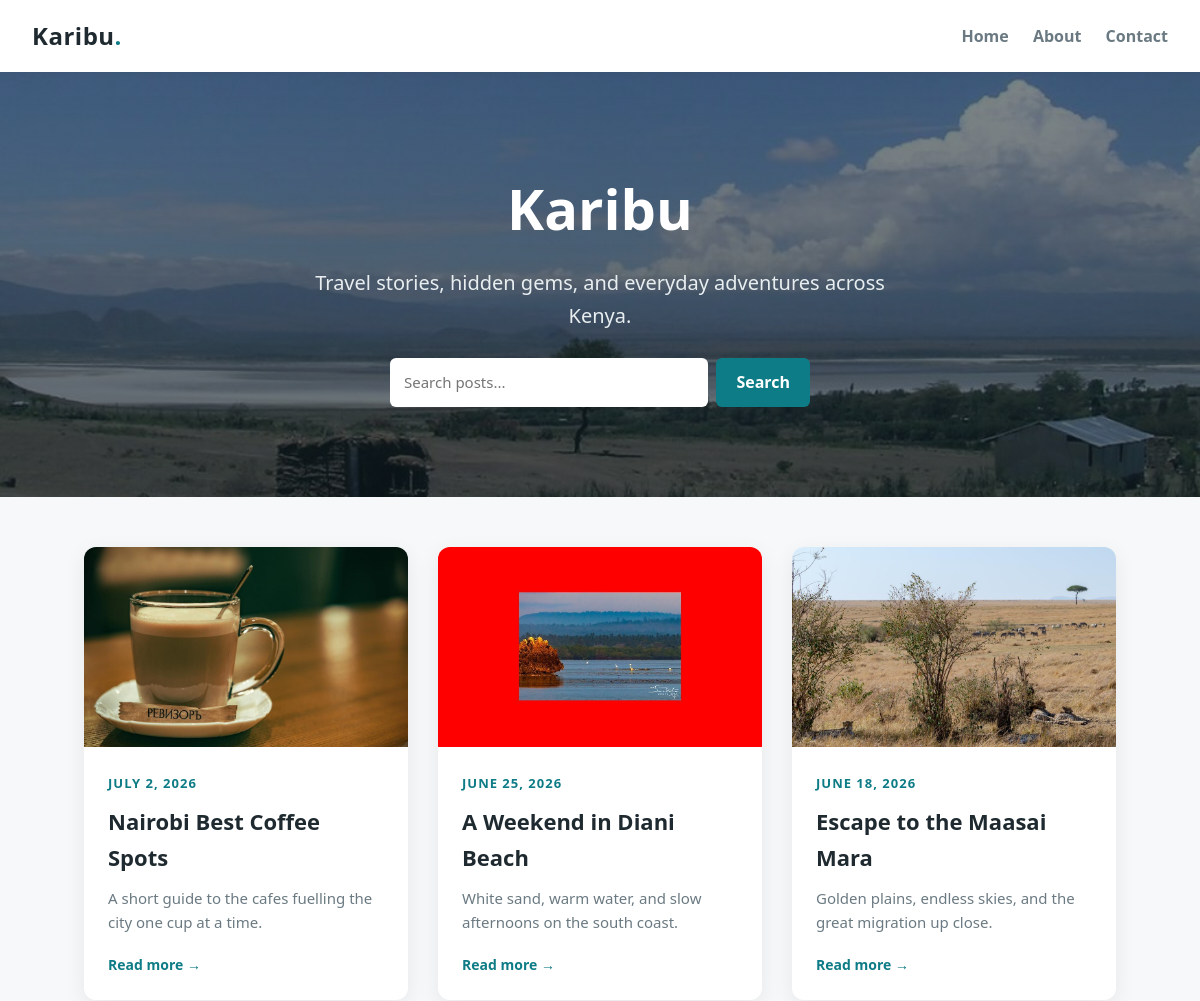
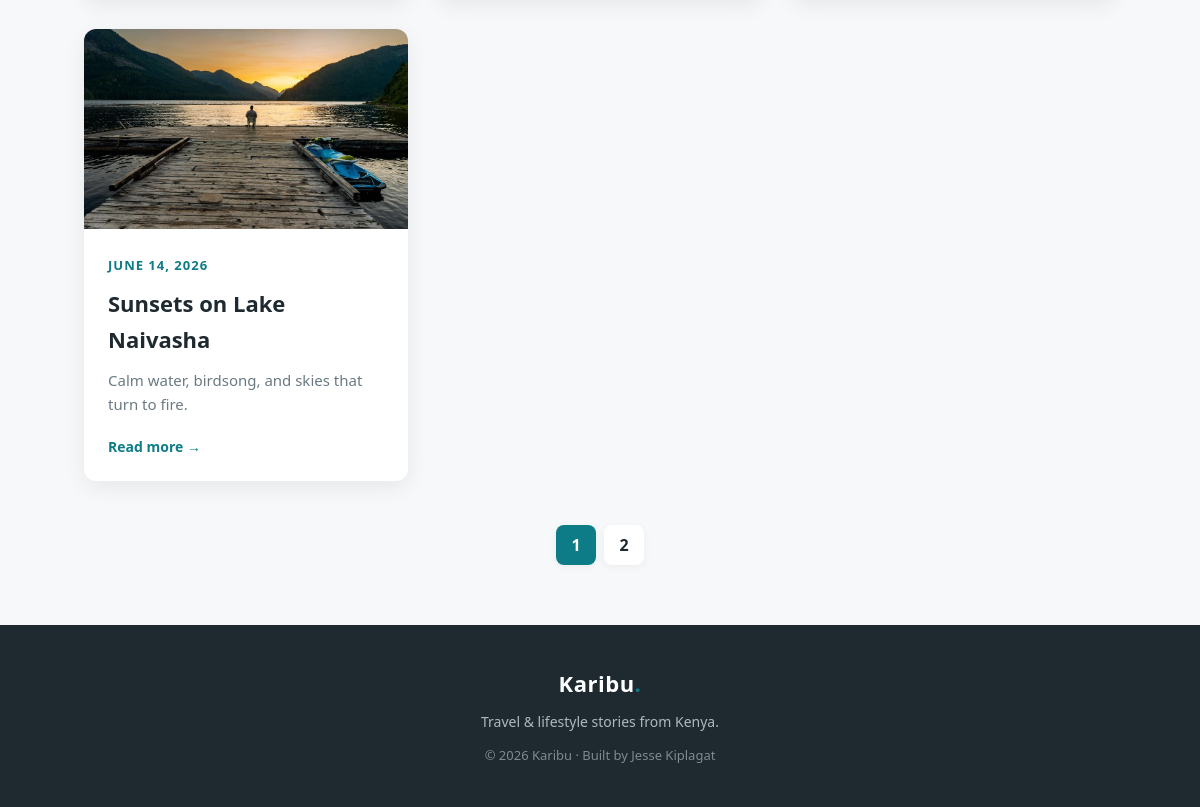
The page / on the database its author committed (2 pictures, top to bottom).
### tables this page shows
CREATE TABLE IF NOT EXISTS posts (
  id INT AUTO_INCREMENT PRIMARY KEY,
  title VARCHAR(200) NOT NULL,
  slug VARCHAR(220) NOT NULL,
  excerpt VARCHAR(300) NOT NULL,
  body TEXT NOT NULL,
  image VARCHAR(120) NOT NULL,
  created_at DATETIME NOT NULL DEFAULT CURRENT_TIMESTAMP
);

### index.php (the view, shortened to what this page needs)
<?php
require __DIR__ . '/includes/db.php';
$q = trim($_GET['q'] ?? '');
$perPage = 4;
$page = max(1, (int) ($_GET['page'] ?? 1));
$offset = ($page - 1) * $perPage;
if ($q !== '') {
    $like = '%' . $q . '%';
    $countStmt = $pdo->prepare('SELECT COUNT(*) FROM posts WHERE title LIKE ? OR excerpt LIKE ? OR body LIKE ?');
    $countStmt->execute([$like, $like, $like]);
    $total = (int) $countStmt->fetchColumn();
    $stmt = $pdo->prepare('SELECT * FROM posts WHERE title LIKE ? OR excerpt LIKE ? OR body LIKE ? ORDER BY created_at DESC LIMIT ? OFFSET ?');
    $stmt->bindValue(1, $like);
    $stmt->bindValue(2, $like);
    $stmt->bindValue(3, $like);
    $stmt->bindValue(4, $perPage, PDO::PARAM_INT);
    $stmt->bindValue(5, $offset, PDO::PARAM_INT);
    $stmt->execute();
    $posts = $stmt->fetchAll();
} else {
    $total = (int) $pdo->query('SELECT COUNT(*) FROM posts')->fetchColumn();
    $stmt = $pdo->prepare('SELECT * FROM posts ORDER BY created_at DESC LIMIT ? OFFSET ?');
    $stmt->bindValue(1, $perPage, PDO::PARAM_INT);
    $stmt->bindValue(2, $offset, PDO::PARAM_INT);
    $stmt->execute();
    $posts = $stmt->fetchAll();
}
$totalPages = max(1, (int) ceil($total / $perPage));
require __DIR__ . '/includes/header.php';
?>
  <section class="hero">
    <div class="hero-inner">
      <h1>Karibu</h1>
      <p>Travel stories, hidden gems, and everyday adventures across Kenya.</p>
      <form class="search" method="get" action="index.php">
        <input type="text" name="q" value="<?= htmlspecialchars($q) ?>" placeholder="Search posts...">
        <button type="submit">Search</button>
      </form>
    </div>
  </section>
  <main class="posts-wrap">
    <div class="posts">
      <?php foreach ($posts as $post): ?>
        <article class="post-card">
          <a href="post.php?id=<?= (int) $post['id'] ?>">
            <img src="images/<?= htmlspecialchars($post['image']) ?>" alt="<?= htmlspecialchars($post['title']) ?>">
          </a>
          <div class="post-card-body">
            <span class="date"><?= date('F j, Y', strtotime($post['created_at'])) ?></span>
            <h2><a href="post.php?id=<?= (int) $post['id'] ?>"><?= htmlspecialchars($post['title']) ?></a></h2>
            <p><?= htmlspecialchars($post['excerpt']) ?></p>
            <a class="read-more" href="post.php?id=<?= (int) $post['id'] ?>">Read more →</a>
          </div>
        </article>
      <?php endforeach; ?>
    </div>
    <?php if ($totalPages > 1): ?>
      <nav class="pagination">
        <?php for ($i = 1; $i <= $totalPages; $i++): ?>
          <?php $qs = 'page=' . $i . ($q !== '' ? '&q=' . urlencode($q) : ''); ?>
          <a href="index.php?<?= $qs ?>" class="<?= $i === $page ? 'active' : '' ?>"><?= $i ?></a>
        <?php endfor; ?>
      </nav>
    <?php endif; ?>
  </main>
<?php require __DIR__ . '/includes/footer.php'; ?>

### style.css (style rules this page uses)
:root { --accent: #0e7c86; --accent-dark: #0a5c63; --ink: #1f2a30; --muted: #6b7a82; --bg: #f6f8f9; }
* { margin: 0; padding: 0; box-sizing: border-box; }
body { font-family: 'Segoe UI', system-ui, Tahoma, sans-serif; color: var(--ink); background: var(--bg); line-height: 1.65; }
img { display: block; max-width: 100%; }
.hero { background: linear-gradient(rgba(15,30,35,0.55), rgba(15,30,35,0.65)), url('images/hero.jpg') center / cover no-repeat, var(--accent-dark); color: #fff; text-align: center; padding: 90px 20px; }
.hero-inner h1 { font-size: clamp(34px, 6vw, 56px); margin-bottom: 12px; }
.hero-inner p { font-size: clamp(16px, 2.5vw, 20px); max-width: 600px; margin: 0 auto; color: #e8eef0; }
.search { display: flex; gap: 8px; max-width: 420px; margin: 26px auto 0; }
.search input { flex: 1; padding: 12px 14px; border: none; border-radius: 6px; font: inherit; font-size: 15px; }
.search button { border: none; background: var(--accent); color: #fff; padding: 0 20px; border-radius: 6px; font: inherit; font-weight: 600; cursor: pointer; }
.posts-wrap { max-width: 1080px; margin: 50px auto; padding: 0 24px; }
.posts { display: grid; grid-template-columns: repeat(auto-fill, minmax(300px, 1fr)); gap: 30px; }
.pagination { display: flex; justify-content: center; gap: 8px; margin: 44px 0 10px; }
.pagination a { display: inline-flex; align-items: center; justify-content: center; min-width: 40px; height: 40px; padding: 0 12px; border-radius: 8px; background: #fff; color: var(--ink); text-decoration: none; font-weight: 600; box-shadow: 0 2px 8px rgba(0,0,0,0.05); }
.pagination a.active { background: var(--accent); color: #fff; }
.post-card { background: #fff; border-radius: 12px; overflow: hidden; box-shadow: 0 6px 22px rgba(0,0,0,0.07); transition: transform 0.25s, box-shadow 0.25s; }
.post-card img { width: 100%; height: 200px; object-fit: cover; }
.post-card-body { padding: 22px 24px; }
.date { color: var(--accent); font-size: 13px; font-weight: 700; text-transform: uppercase; letter-spacing: 1px; }
.post-card-body h2 { font-size: 22px; margin: 8px 0 10px; }
.post-card-body h2 a { text-decoration: none; color: var(--ink); }
.post-card-body p { color: var(--muted); font-size: 15px; margin-bottom: 16px; }
.read-more { text-decoration: none; color: var(--accent); font-weight: 700; font-size: 14px; }

### rows shown on the page
posts: image (picture), created_at "JULY 2, 2026", title "Nairobi Best Coffee Spots", excerpt "A short guide to the cafes fuelling the city one cup at a time."
posts: image (picture), created_at "JUNE 25, 2026", title "A Weekend in Diani Beach", excerpt "White sand, warm water, and slow afternoons on the south coast."
posts: image (picture), created_at "JUNE 18, 2026", title "Escape to the Maasai Mara", excerpt "Golden plains, endless skies, and the great migration up close."
posts: image (picture), created_at "JUNE 14, 2026", title "Sunsets on Lake Naivasha", excerpt "Calm water, birdsong, and skies that turn to fire."
